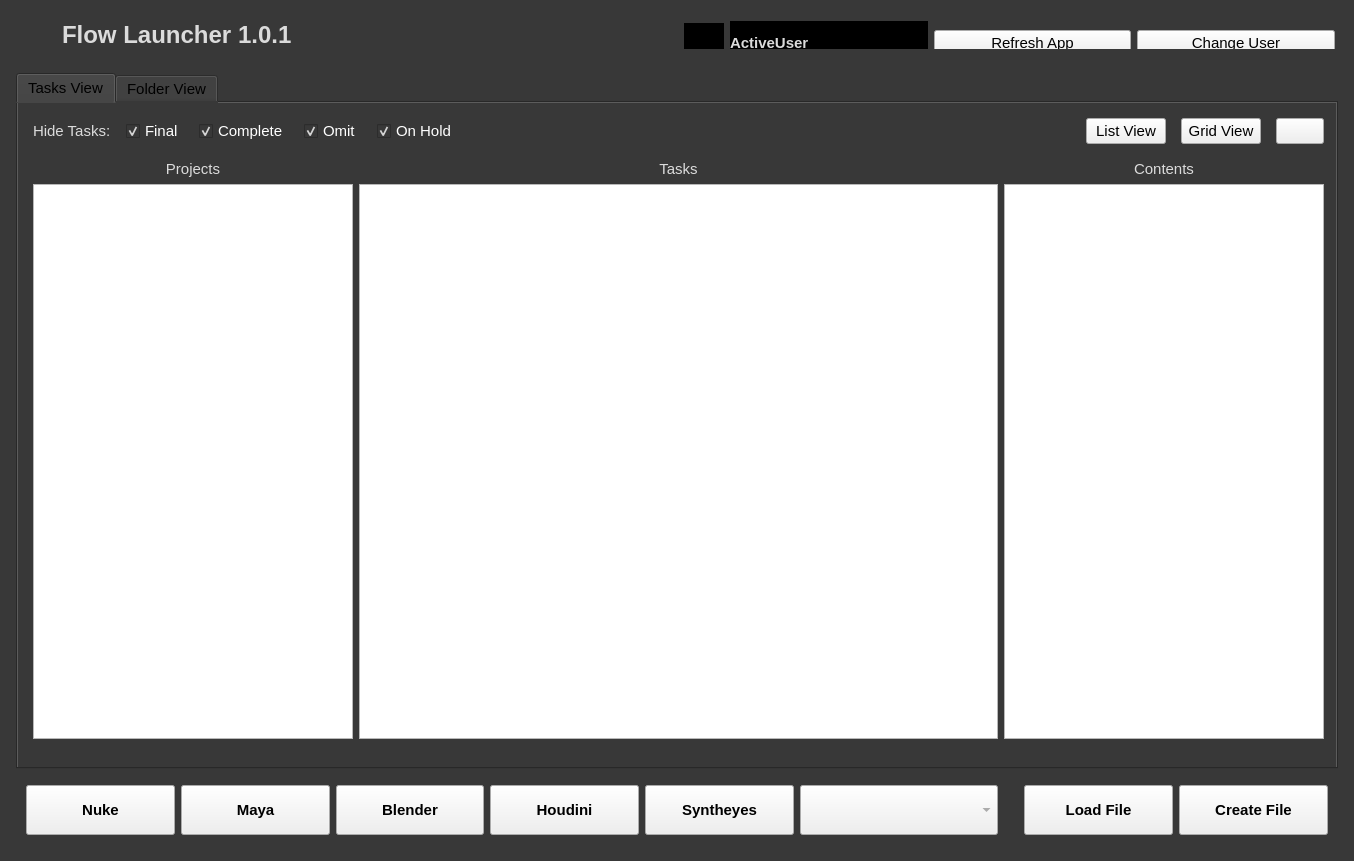
<?xml version="1.0" encoding="UTF-8"?>
<ui version="4.0">
 <class>Widget</class>
 <widget class="QWidget" name="Widget">
  <property name="geometry">
   <rect>
    <x>0</x>
    <y>0</y>
    <width>1354</width>
    <height>861</height>
   </rect>
  </property>
  <property name="sizePolicy">
   <sizepolicy hsizetype="Preferred" vsizetype="Preferred">
    <horstretch>0</horstretch>
    <verstretch>0</verstretch>
   </sizepolicy>
  </property>
  <property name="windowTitle">
   <string>Widget</string>
  </property>
  <property name="styleSheet">
   <string notr="true">QWidget {background-color: rgb(56, 56, 56)}
QLineEdit { background-color: rgb(rgb(219, 219, 219)) }
QListWidget { background-color: rgb(rgb(219, 219, 219)) }
QComboBox { background-color: rgb(rgb(219, 219, 219)) }
QComboBox {color: gray}
QLabel {color: rgb(219, 219, 219)}
QPushButton {background-color: rgb(rgb(219, 219, 219)) }
QCheckBox {color: white}
QComboBox:items {color: gray}
</string>
  </property>
  <layout class="QGridLayout" name="gridLayout_3" rowstretch="1" columnstretch="0" rowminimumheight="0">
   <item row="0" column="0">
    <layout class="QVBoxLayout" name="verticalLayout" stretch="0,0,20,0">
     <property name="sizeConstraint">
      <enum>QLayout::SetDefaultConstraint</enum>
     </property>
     <property name="leftMargin">
      <number>5</number>
     </property>
     <property name="topMargin">
      <number>5</number>
     </property>
     <property name="rightMargin">
      <number>5</number>
     </property>
     <property name="bottomMargin">
      <number>5</number>
     </property>
     <item>
      <layout class="QHBoxLayout" name="hlayoutTopBar" stretch="1,1">
       <property name="leftMargin">
        <number>0</number>
       </property>
       <property name="topMargin">
        <number>5</number>
       </property>
       <property name="bottomMargin">
        <number>5</number>
       </property>
       <item>
        <layout class="QHBoxLayout" name="hLayoutTopLeft" stretch="1,1,9">
         <property name="sizeConstraint">
          <enum>QLayout::SetDefaultConstraint</enum>
         </property>
         <item>
          <widget class="QLabel" name="labelAppLogo">
           <property name="sizePolicy">
            <sizepolicy hsizetype="Expanding" vsizetype="Expanding">
             <horstretch>0</horstretch>
             <verstretch>0</verstretch>
            </sizepolicy>
           </property>
           <property name="maximumSize">
            <size>
             <width>40</width>
             <height>40</height>
            </size>
           </property>
           <property name="text">
            <string/>
           </property>
           <property name="pixmap">
            <pixmap>ui/images/application_icon.png</pixmap>
           </property>
           <property name="scaledContents">
            <bool>true</bool>
           </property>
           <property name="alignment">
            <set>Qt::AlignCenter</set>
           </property>
          </widget>
         </item>
         <item>
          <widget class="QLabel" name="labelAppTitle">
           <property name="font">
            <font>
             <pointsize>18</pointsize>
             <bold>true</bold>
            </font>
           </property>
           <property name="styleSheet">
            <string notr="true"/>
           </property>
           <property name="text">
            <string>Flow Launcher</string>
           </property>
           <property name="alignment">
            <set>Qt::AlignLeading|Qt::AlignLeft|Qt::AlignVCenter</set>
           </property>
          </widget>
         </item>
         <item>
          <widget class="QLabel" name="labelAppVersion">
           <property name="font">
            <font>
             <pointsize>18</pointsize>
             <bold>true</bold>
            </font>
           </property>
           <property name="text">
            <string>1.0.1</string>
           </property>
          </widget>
         </item>
        </layout>
       </item>
       <item>
        <layout class="QHBoxLayout" name="hLayoutTopRight" stretch="0">
         <property name="leftMargin">
          <number>0</number>
         </property>
         <property name="topMargin">
          <number>0</number>
         </property>
         <property name="rightMargin">
          <number>0</number>
         </property>
         <property name="bottomMargin">
          <number>0</number>
         </property>
         <item>
          <widget class="QFrame" name="frame">
           <property name="styleSheet">
            <string notr="true">QFrame {background-color: rgb(256, 256, 56)}</string>
           </property>
           <property name="frameShape">
            <enum>QFrame::StyledPanel</enum>
           </property>
           <property name="frameShadow">
            <enum>QFrame::Raised</enum>
           </property>
           <widget class="QWidget" name="horizontalLayoutWidget">
            <property name="geometry">
             <rect>
              <x>-1</x>
              <y>-1</y>
              <width>661</width>
              <height>46</height>
             </rect>
            </property>
            <layout class="QHBoxLayout" name="horizontalLayout_5">
             <property name="leftMargin">
              <number>5</number>
             </property>
             <property name="topMargin">
              <number>0</number>
             </property>
             <property name="rightMargin">
              <number>5</number>
             </property>
             <property name="bottomMargin">
              <number>0</number>
             </property>
             <item>
              <widget class="QLabel" name="labelUser">
               <property name="sizePolicy">
                <sizepolicy hsizetype="Expanding" vsizetype="Expanding">
                 <horstretch>0</horstretch>
                 <verstretch>0</verstretch>
                </sizepolicy>
               </property>
               <property name="maximumSize">
                <size>
                 <width>40</width>
                 <height>40</height>
                </size>
               </property>
               <property name="font">
                <font>
                 <pointsize>11</pointsize>
                </font>
               </property>
               <property name="layoutDirection">
                <enum>Qt::RightToLeft</enum>
               </property>
               <property name="text">
                <string/>
               </property>
               <property name="pixmap">
                <pixmap>ui/images/artist_icon.png</pixmap>
               </property>
               <property name="scaledContents">
                <bool>true</bool>
               </property>
               <property name="alignment">
                <set>Qt::AlignCenter</set>
               </property>
              </widget>
             </item>
             <item>
              <widget class="QLabel" name="labelActiveUser">
               <property name="font">
                <font>
                 <pointsize>11</pointsize>
                 <bold>true</bold>
                </font>
               </property>
               <property name="text">
                <string>ActiveUser</string>
               </property>
              </widget>
             </item>
             <item>
              <widget class="QPushButton" name="buttonRefresh">
               <property name="font">
                <font>
                 <pointsize>11</pointsize>
                </font>
               </property>
               <property name="text">
                <string>Refresh App</string>
               </property>
              </widget>
             </item>
             <item>
              <widget class="QPushButton" name="buttonChangeUser">
               <property name="font">
                <font>
                 <pointsize>11</pointsize>
                </font>
               </property>
               <property name="text">
                <string>Change User</string>
               </property>
              </widget>
             </item>
            </layout>
           </widget>
          </widget>
         </item>
        </layout>
       </item>
      </layout>
     </item>
     <item>
      <spacer name="verticalSpacer">
       <property name="orientation">
        <enum>Qt::Vertical</enum>
       </property>
       <property name="sizeHint" stdset="0">
        <size>
         <width>20</width>
         <height>13</height>
        </size>
       </property>
      </spacer>
     </item>
     <item>
      <widget class="QTabWidget" name="appTabs">
       <property name="font">
        <font>
         <pointsize>11</pointsize>
        </font>
       </property>
       <property name="tabShape">
        <enum>QTabWidget::Rounded</enum>
       </property>
       <property name="currentIndex">
        <number>0</number>
       </property>
       <property name="iconSize">
        <size>
         <width>16</width>
         <height>16</height>
        </size>
       </property>
       <widget class="QWidget" name="tasksTab">
        <property name="font">
         <font>
          <pointsize>11</pointsize>
         </font>
        </property>
        <attribute name="title">
         <string>Tasks View</string>
        </attribute>
        <widget class="QWidget" name="verticalLayoutWidget">
         <property name="geometry">
          <rect>
           <x>10</x>
           <y>10</y>
           <width>1301</width>
           <height>631</height>
          </rect>
         </property>
         <layout class="QVBoxLayout" name="verticalLayout_4" stretch="0,20">
          <item>
           <layout class="QHBoxLayout" name="filterBar">
            <property name="spacing">
             <number>15</number>
            </property>
            <property name="leftMargin">
             <number>5</number>
            </property>
            <property name="topMargin">
             <number>5</number>
            </property>
            <property name="rightMargin">
             <number>5</number>
            </property>
            <property name="bottomMargin">
             <number>5</number>
            </property>
            <item>
             <widget class="QLabel" name="tasksHideTasksFilter">
              <property name="font">
               <font>
                <pointsize>11</pointsize>
                <kerning>true</kerning>
               </font>
              </property>
              <property name="text">
               <string>Hide Tasks:</string>
              </property>
             </widget>
            </item>
            <item>
             <widget class="QCheckBox" name="tasksCheckFinal">
              <property name="font">
               <font>
                <pointsize>11</pointsize>
               </font>
              </property>
              <property name="text">
               <string>Final</string>
              </property>
              <property name="checked">
               <bool>true</bool>
              </property>
             </widget>
            </item>
            <item>
             <widget class="QCheckBox" name="tasksCheckComplete">
              <property name="font">
               <font>
                <pointsize>11</pointsize>
               </font>
              </property>
              <property name="text">
               <string>Complete</string>
              </property>
              <property name="checked">
               <bool>true</bool>
              </property>
             </widget>
            </item>
            <item>
             <widget class="QCheckBox" name="tasksCheckOmit">
              <property name="font">
               <font>
                <pointsize>11</pointsize>
               </font>
              </property>
              <property name="text">
               <string>Omit</string>
              </property>
              <property name="checked">
               <bool>true</bool>
              </property>
             </widget>
            </item>
            <item>
             <widget class="QCheckBox" name="tasksCheckOnHold">
              <property name="font">
               <font>
                <pointsize>11</pointsize>
               </font>
              </property>
              <property name="text">
               <string>On Hold</string>
              </property>
              <property name="checked">
               <bool>true</bool>
              </property>
             </widget>
            </item>
            <item>
             <spacer name="horizontalSpacer_2">
              <property name="orientation">
               <enum>Qt::Horizontal</enum>
              </property>
              <property name="sizeHint" stdset="0">
               <size>
                <width>40</width>
                <height>20</height>
               </size>
              </property>
             </spacer>
            </item>
            <item>
             <widget class="QPushButton" name="tasksListView">
              <property name="font">
               <font>
                <pointsize>11</pointsize>
               </font>
              </property>
              <property name="text">
               <string>List View</string>
              </property>
             </widget>
            </item>
            <item>
             <widget class="QPushButton" name="tasksGridView">
              <property name="font">
               <font>
                <pointsize>11</pointsize>
               </font>
              </property>
              <property name="text">
               <string>Grid View</string>
              </property>
             </widget>
            </item>
            <item>
             <widget class="QPushButton" name="buttonTasksFolder">
              <property name="sizePolicy">
               <sizepolicy hsizetype="Minimum" vsizetype="Preferred">
                <horstretch>0</horstretch>
                <verstretch>0</verstretch>
               </sizepolicy>
              </property>
              <property name="font">
               <font>
                <pointsize>11</pointsize>
               </font>
              </property>
              <property name="text">
               <string/>
              </property>
              <property name="icon">
               <iconset>
                <selectedon>ui/images/folder_icon.png</selectedon>
               </iconset>
              </property>
             </widget>
            </item>
           </layout>
          </item>
          <item>
           <layout class="QHBoxLayout" name="horizontalLayout_9" stretch="3,6,3">
            <property name="leftMargin">
             <number>5</number>
            </property>
            <property name="topMargin">
             <number>5</number>
            </property>
            <property name="rightMargin">
             <number>5</number>
            </property>
            <property name="bottomMargin">
             <number>5</number>
            </property>
            <item>
             <layout class="QVBoxLayout" name="verticalLayout_10">
              <item>
               <widget class="QLabel" name="labelTasksProjects">
                <property name="font">
                 <font>
                  <pointsize>11</pointsize>
                 </font>
                </property>
                <property name="text">
                 <string>Projects</string>
                </property>
                <property name="alignment">
                 <set>Qt::AlignCenter</set>
                </property>
               </widget>
              </item>
              <item>
               <widget class="QListWidget" name="listTaskProjects"/>
              </item>
             </layout>
            </item>
            <item>
             <layout class="QVBoxLayout" name="verticalLayout_12">
              <item>
               <widget class="QLabel" name="labelTasksTasks">
                <property name="font">
                 <font>
                  <pointsize>11</pointsize>
                 </font>
                </property>
                <property name="text">
                 <string>Tasks</string>
                </property>
                <property name="alignment">
                 <set>Qt::AlignCenter</set>
                </property>
               </widget>
              </item>
              <item>
               <widget class="QListWidget" name="listTasksTasks"/>
              </item>
             </layout>
            </item>
            <item>
             <layout class="QVBoxLayout" name="verticalLayout_13">
              <item>
               <widget class="QLabel" name="labelTasksContents">
                <property name="font">
                 <font>
                  <pointsize>11</pointsize>
                 </font>
                </property>
                <property name="text">
                 <string>Contents</string>
                </property>
                <property name="alignment">
                 <set>Qt::AlignCenter</set>
                </property>
               </widget>
              </item>
              <item>
               <widget class="QListWidget" name="listTasksContents"/>
              </item>
             </layout>
            </item>
           </layout>
          </item>
         </layout>
        </widget>
       </widget>
       <widget class="QWidget" name="folderTab">
        <property name="enabled">
         <bool>true</bool>
        </property>
        <property name="sizePolicy">
         <sizepolicy hsizetype="Preferred" vsizetype="Preferred">
          <horstretch>0</horstretch>
          <verstretch>0</verstretch>
         </sizepolicy>
        </property>
        <property name="minimumSize">
         <size>
          <width>0</width>
          <height>0</height>
         </size>
        </property>
        <property name="maximumSize">
         <size>
          <width>16777215</width>
          <height>16777215</height>
         </size>
        </property>
        <property name="font">
         <font>
          <pointsize>11</pointsize>
         </font>
        </property>
        <attribute name="title">
         <string>Folder View</string>
        </attribute>
        <widget class="QWidget" name="layoutWidget">
         <property name="geometry">
          <rect>
           <x>10</x>
           <y>10</y>
           <width>1301</width>
           <height>631</height>
          </rect>
         </property>
         <layout class="QVBoxLayout" name="verticalLayout_2" stretch="0,0">
          <property name="spacing">
           <number>6</number>
          </property>
          <property name="sizeConstraint">
           <enum>QLayout::SetDefaultConstraint</enum>
          </property>
          <property name="leftMargin">
           <number>0</number>
          </property>
          <property name="topMargin">
           <number>0</number>
          </property>
          <property name="rightMargin">
           <number>0</number>
          </property>
          <property name="bottomMargin">
           <number>0</number>
          </property>
          <item>
           <layout class="QHBoxLayout" name="horizontalLayout_4">
            <property name="spacing">
             <number>15</number>
            </property>
            <property name="leftMargin">
             <number>5</number>
            </property>
            <property name="topMargin">
             <number>5</number>
            </property>
            <property name="rightMargin">
             <number>5</number>
            </property>
            <property name="bottomMargin">
             <number>5</number>
            </property>
            <item>
             <widget class="QLabel" name="label_9">
              <property name="font">
               <font>
                <pointsize>11</pointsize>
               </font>
              </property>
              <property name="text">
               <string>Hide Shots:</string>
              </property>
             </widget>
            </item>
            <item>
             <widget class="QCheckBox" name="checkShotFinal">
              <property name="font">
               <font>
                <pointsize>11</pointsize>
               </font>
              </property>
              <property name="text">
               <string>Final</string>
              </property>
              <property name="checked">
               <bool>true</bool>
              </property>
             </widget>
            </item>
            <item>
             <widget class="QCheckBox" name="checkShotComplete">
              <property name="font">
               <font>
                <pointsize>11</pointsize>
               </font>
              </property>
              <property name="text">
               <string>Complete</string>
              </property>
             </widget>
            </item>
            <item>
             <widget class="QCheckBox" name="checkShotOmit">
              <property name="font">
               <font>
                <pointsize>11</pointsize>
               </font>
              </property>
              <property name="text">
               <string>Omit</string>
              </property>
              <property name="checked">
               <bool>true</bool>
              </property>
             </widget>
            </item>
            <item>
             <widget class="QCheckBox" name="checkShotOnHold">
              <property name="font">
               <font>
                <pointsize>11</pointsize>
               </font>
              </property>
              <property name="text">
               <string>On Hold</string>
              </property>
              <property name="checked">
               <bool>true</bool>
              </property>
             </widget>
            </item>
            <item>
             <spacer name="horizontalSpacer">
              <property name="orientation">
               <enum>Qt::Horizontal</enum>
              </property>
              <property name="sizeType">
               <enum>QSizePolicy::Maximum</enum>
              </property>
              <property name="sizeHint" stdset="0">
               <size>
                <width>40</width>
                <height>20</height>
               </size>
              </property>
             </spacer>
            </item>
            <item>
             <widget class="QLabel" name="label_7">
              <property name="font">
               <font>
                <pointsize>11</pointsize>
               </font>
              </property>
              <property name="text">
               <string>Hide Tasks:</string>
              </property>
             </widget>
            </item>
            <item>
             <widget class="QCheckBox" name="checkTaskFinal">
              <property name="font">
               <font>
                <pointsize>11</pointsize>
               </font>
              </property>
              <property name="text">
               <string>Final</string>
              </property>
              <property name="checked">
               <bool>false</bool>
              </property>
             </widget>
            </item>
            <item>
             <widget class="QCheckBox" name="checkTaskComplete">
              <property name="font">
               <font>
                <pointsize>11</pointsize>
               </font>
              </property>
              <property name="text">
               <string>Complete</string>
              </property>
             </widget>
            </item>
            <item>
             <widget class="QCheckBox" name="checkTaskOmit">
              <property name="font">
               <font>
                <pointsize>11</pointsize>
               </font>
              </property>
              <property name="text">
               <string>Omit</string>
              </property>
              <property name="checked">
               <bool>true</bool>
              </property>
             </widget>
            </item>
            <item>
             <widget class="QCheckBox" name="checkTaskOnHold">
              <property name="font">
               <font>
                <pointsize>11</pointsize>
               </font>
              </property>
              <property name="text">
               <string>On Hold</string>
              </property>
              <property name="checked">
               <bool>true</bool>
              </property>
             </widget>
            </item>
            <item>
             <spacer name="horizontalSpacer_3">
              <property name="orientation">
               <enum>Qt::Horizontal</enum>
              </property>
              <property name="sizeHint" stdset="0">
               <size>
                <width>40</width>
                <height>20</height>
               </size>
              </property>
             </spacer>
            </item>
            <item>
             <widget class="QPushButton" name="buttonFolder">
              <property name="sizePolicy">
               <sizepolicy hsizetype="Minimum" vsizetype="Preferred">
                <horstretch>0</horstretch>
                <verstretch>0</verstretch>
               </sizepolicy>
              </property>
              <property name="minimumSize">
               <size>
                <width>0</width>
                <height>0</height>
               </size>
              </property>
              <property name="font">
               <font>
                <pointsize>11</pointsize>
               </font>
              </property>
              <property name="text">
               <string/>
              </property>
              <property name="icon">
               <iconset>
                <selectedon>ui/images/folder_icon.png</selectedon>
               </iconset>
              </property>
             </widget>
            </item>
           </layout>
          </item>
          <item>
           <layout class="QHBoxLayout" name="horizontalLayout" stretch="1,1,1,1,1">
            <property name="spacing">
             <number>6</number>
            </property>
            <property name="sizeConstraint">
             <enum>QLayout::SetDefaultConstraint</enum>
            </property>
            <property name="leftMargin">
             <number>5</number>
            </property>
            <property name="topMargin">
             <number>5</number>
            </property>
            <property name="rightMargin">
             <number>5</number>
            </property>
            <property name="bottomMargin">
             <number>5</number>
            </property>
            <item>
             <layout class="QVBoxLayout" name="verticalLayout_3">
              <property name="leftMargin">
               <number>0</number>
              </property>
              <property name="topMargin">
               <number>0</number>
              </property>
              <property name="rightMargin">
               <number>0</number>
              </property>
              <property name="bottomMargin">
               <number>0</number>
              </property>
              <item>
               <widget class="QLabel" name="label_2">
                <property name="minimumSize">
                 <size>
                  <width>0</width>
                  <height>20</height>
                 </size>
                </property>
                <property name="font">
                 <font>
                  <pointsize>11</pointsize>
                 </font>
                </property>
                <property name="text">
                 <string>Project</string>
                </property>
                <property name="alignment">
                 <set>Qt::AlignCenter</set>
                </property>
               </widget>
              </item>
              <item>
               <widget class="QListWidget" name="projectList"/>
              </item>
             </layout>
            </item>
            <item>
             <layout class="QVBoxLayout" name="verticalLayout_5">
              <property name="leftMargin">
               <number>0</number>
              </property>
              <property name="topMargin">
               <number>0</number>
              </property>
              <property name="rightMargin">
               <number>0</number>
              </property>
              <property name="bottomMargin">
               <number>0</number>
              </property>
              <item>
               <widget class="QLabel" name="label_3">
                <property name="minimumSize">
                 <size>
                  <width>0</width>
                  <height>20</height>
                 </size>
                </property>
                <property name="font">
                 <font>
                  <pointsize>11</pointsize>
                 </font>
                </property>
                <property name="text">
                 <string>Episode</string>
                </property>
                <property name="alignment">
                 <set>Qt::AlignCenter</set>
                </property>
               </widget>
              </item>
              <item>
               <widget class="QListWidget" name="episodeList"/>
              </item>
             </layout>
            </item>
            <item>
             <layout class="QVBoxLayout" name="verticalLayout_6">
              <property name="leftMargin">
               <number>0</number>
              </property>
              <property name="topMargin">
               <number>0</number>
              </property>
              <property name="rightMargin">
               <number>0</number>
              </property>
              <property name="bottomMargin">
               <number>0</number>
              </property>
              <item>
               <widget class="QLabel" name="label_4">
                <property name="minimumSize">
                 <size>
                  <width>0</width>
                  <height>20</height>
                 </size>
                </property>
                <property name="maximumSize">
                 <size>
                  <width>16777215</width>
                  <height>16777215</height>
                 </size>
                </property>
                <property name="font">
                 <font>
                  <pointsize>11</pointsize>
                 </font>
                </property>
                <property name="text">
                 <string>Shot</string>
                </property>
                <property name="alignment">
                 <set>Qt::AlignCenter</set>
                </property>
               </widget>
              </item>
              <item>
               <widget class="QListWidget" name="shotList"/>
              </item>
             </layout>
            </item>
            <item>
             <layout class="QVBoxLayout" name="verticalLayout_9">
              <property name="leftMargin">
               <number>0</number>
              </property>
              <property name="topMargin">
               <number>0</number>
              </property>
              <property name="rightMargin">
               <number>0</number>
              </property>
              <property name="bottomMargin">
               <number>0</number>
              </property>
              <item>
               <widget class="QLabel" name="label_10">
                <property name="minimumSize">
                 <size>
                  <width>0</width>
                  <height>20</height>
                 </size>
                </property>
                <property name="maximumSize">
                 <size>
                  <width>16777215</width>
                  <height>16777215</height>
                 </size>
                </property>
                <property name="font">
                 <font>
                  <pointsize>11</pointsize>
                 </font>
                </property>
                <property name="text">
                 <string>Task</string>
                </property>
                <property name="alignment">
                 <set>Qt::AlignCenter</set>
                </property>
               </widget>
              </item>
              <item>
               <widget class="QListWidget" name="taskList"/>
              </item>
             </layout>
            </item>
            <item>
             <layout class="QVBoxLayout" name="verticalLayout_7">
              <property name="leftMargin">
               <number>0</number>
              </property>
              <property name="topMargin">
               <number>0</number>
              </property>
              <property name="rightMargin">
               <number>0</number>
              </property>
              <property name="bottomMargin">
               <number>0</number>
              </property>
              <item>
               <layout class="QHBoxLayout" name="horizontalLayout_6" stretch="9">
                <property name="spacing">
                 <number>0</number>
                </property>
                <property name="leftMargin">
                 <number>0</number>
                </property>
                <property name="topMargin">
                 <number>0</number>
                </property>
                <item>
                 <widget class="QLabel" name="label_5">
                  <property name="sizePolicy">
                   <sizepolicy hsizetype="Preferred" vsizetype="Preferred">
                    <horstretch>0</horstretch>
                    <verstretch>0</verstretch>
                   </sizepolicy>
                  </property>
                  <property name="minimumSize">
                   <size>
                    <width>0</width>
                    <height>20</height>
                   </size>
                  </property>
                  <property name="font">
                   <font>
                    <pointsize>11</pointsize>
                   </font>
                  </property>
                  <property name="text">
                   <string>Contents</string>
                  </property>
                  <property name="alignment">
                   <set>Qt::AlignCenter</set>
                  </property>
                 </widget>
                </item>
               </layout>
              </item>
              <item>
               <widget class="QListWidget" name="contentsList"/>
              </item>
             </layout>
            </item>
           </layout>
          </item>
         </layout>
        </widget>
       </widget>
      </widget>
     </item>
     <item>
      <layout class="QHBoxLayout" name="hBottomBar" stretch="3,3,3,3,3,4,0,3,3">
       <property name="leftMargin">
        <number>10</number>
       </property>
       <property name="topMargin">
        <number>10</number>
       </property>
       <property name="rightMargin">
        <number>10</number>
       </property>
       <property name="bottomMargin">
        <number>10</number>
       </property>
       <item>
        <widget class="QPushButton" name="buttonNuke">
         <property name="sizePolicy">
          <sizepolicy hsizetype="Minimum" vsizetype="Preferred">
           <horstretch>0</horstretch>
           <verstretch>0</verstretch>
          </sizepolicy>
         </property>
         <property name="font">
          <font>
           <pointsize>11</pointsize>
           <bold>true</bold>
          </font>
         </property>
         <property name="text">
          <string>Nuke</string>
         </property>
         <property name="icon">
          <iconset>
           <selectedon>ui/images/nuke_icon.png</selectedon>
          </iconset>
         </property>
        </widget>
       </item>
       <item>
        <widget class="QPushButton" name="buttonMaya">
         <property name="sizePolicy">
          <sizepolicy hsizetype="Minimum" vsizetype="Preferred">
           <horstretch>0</horstretch>
           <verstretch>0</verstretch>
          </sizepolicy>
         </property>
         <property name="font">
          <font>
           <pointsize>11</pointsize>
           <bold>true</bold>
          </font>
         </property>
         <property name="text">
          <string>Maya</string>
         </property>
         <property name="icon">
          <iconset>
           <selectedon>ui/images/maya_icon.png</selectedon>
          </iconset>
         </property>
        </widget>
       </item>
       <item>
        <widget class="QPushButton" name="buttonBlender">
         <property name="sizePolicy">
          <sizepolicy hsizetype="Minimum" vsizetype="Preferred">
           <horstretch>0</horstretch>
           <verstretch>0</verstretch>
          </sizepolicy>
         </property>
         <property name="font">
          <font>
           <pointsize>11</pointsize>
           <bold>true</bold>
          </font>
         </property>
         <property name="text">
          <string>Blender</string>
         </property>
         <property name="icon">
          <iconset>
           <selectedon>ui/images/blender_icon.png</selectedon>
          </iconset>
         </property>
        </widget>
       </item>
       <item>
        <widget class="QPushButton" name="buttonHoudini">
         <property name="sizePolicy">
          <sizepolicy hsizetype="Minimum" vsizetype="Preferred">
           <horstretch>0</horstretch>
           <verstretch>0</verstretch>
          </sizepolicy>
         </property>
         <property name="font">
          <font>
           <pointsize>11</pointsize>
           <bold>true</bold>
          </font>
         </property>
         <property name="text">
          <string>Houdini</string>
         </property>
         <property name="icon">
          <iconset>
           <selectedon>ui/images/houdini.png</selectedon>
          </iconset>
         </property>
        </widget>
       </item>
       <item>
        <widget class="QPushButton" name="buttonSyntheyes">
         <property name="sizePolicy">
          <sizepolicy hsizetype="Minimum" vsizetype="Preferred">
           <horstretch>0</horstretch>
           <verstretch>0</verstretch>
          </sizepolicy>
         </property>
         <property name="font">
          <font>
           <pointsize>11</pointsize>
           <bold>true</bold>
          </font>
         </property>
         <property name="text">
          <string>Syntheyes</string>
         </property>
         <property name="icon">
          <iconset>
           <selectedon>ui/images/syntheyes_icon.png</selectedon>
          </iconset>
         </property>
        </widget>
       </item>
       <item>
        <widget class="QComboBox" name="comboAppVersion">
         <property name="sizePolicy">
          <sizepolicy hsizetype="Preferred" vsizetype="Preferred">
           <horstretch>0</horstretch>
           <verstretch>0</verstretch>
          </sizepolicy>
         </property>
         <property name="styleSheet">
          <string notr="true">QListView{
    color: rgb(110,209,255);;
}    </string>
         </property>
        </widget>
       </item>
       <item>
        <layout class="QHBoxLayout" name="hLayoutSpacer">
         <property name="leftMargin">
          <number>10</number>
         </property>
         <property name="topMargin">
          <number>20</number>
         </property>
         <property name="rightMargin">
          <number>10</number>
         </property>
         <property name="bottomMargin">
          <number>30</number>
         </property>
        </layout>
       </item>
       <item>
        <widget class="QPushButton" name="buttonLoadFile">
         <property name="sizePolicy">
          <sizepolicy hsizetype="Minimum" vsizetype="Preferred">
           <horstretch>0</horstretch>
           <verstretch>0</verstretch>
          </sizepolicy>
         </property>
         <property name="font">
          <font>
           <pointsize>11</pointsize>
           <bold>true</bold>
          </font>
         </property>
         <property name="text">
          <string>Load File</string>
         </property>
        </widget>
       </item>
       <item>
        <widget class="QPushButton" name="buttonCreateFile">
         <property name="sizePolicy">
          <sizepolicy hsizetype="Minimum" vsizetype="Preferred">
           <horstretch>0</horstretch>
           <verstretch>0</verstretch>
          </sizepolicy>
         </property>
         <property name="font">
          <font>
           <pointsize>11</pointsize>
           <bold>true</bold>
          </font>
         </property>
         <property name="text">
          <string>Create File</string>
         </property>
        </widget>
       </item>
      </layout>
     </item>
    </layout>
   </item>
  </layout>
 </widget>
 <resources/>
 <connections/>
</ui>
